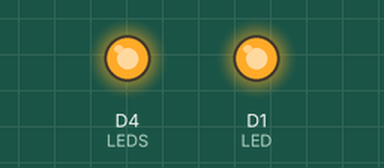
The sketch below on a simulated ESP8266 (NodeMCU). On the bench: output pins drawn as LEDs (lit = HIGH).

Above: at 2.0 s.
At 5.0 s:
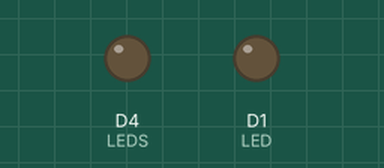
Timing chart, 0 to 7.8 s (numbered marks = the images above):
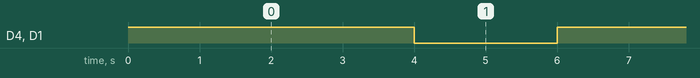

Measured:
- by itself, D4 (LEDS), D1 (LED): alternates HIGH for 4.0 s and LOW for 2.0 s

The sketch:

switchTurn.ino
```cpp
#define LED D1 // Led in NodeMCU at pin GPIO16 (D0).
#define LEDS LED_BUILTIN
void setup() {
pinMode(LED, OUTPUT); // set the digital pin as output.
pinMode(LEDS, OUTPUT);
}

void loop() {
digitalWrite(LEDS, HIGH);
digitalWrite(LED, HIGH);// turn the LED off.(Note that LOW is the voltage level but actually
                      //the LED is on; this is because it is acive low on the ESP8266.
delay(4000);          // wait for 1 second.
digitalWrite(LEDS, LOW);
digitalWrite(LED, LOW); // turn the LED on.
delay(2000);         // wait for 1 second.
}
```
